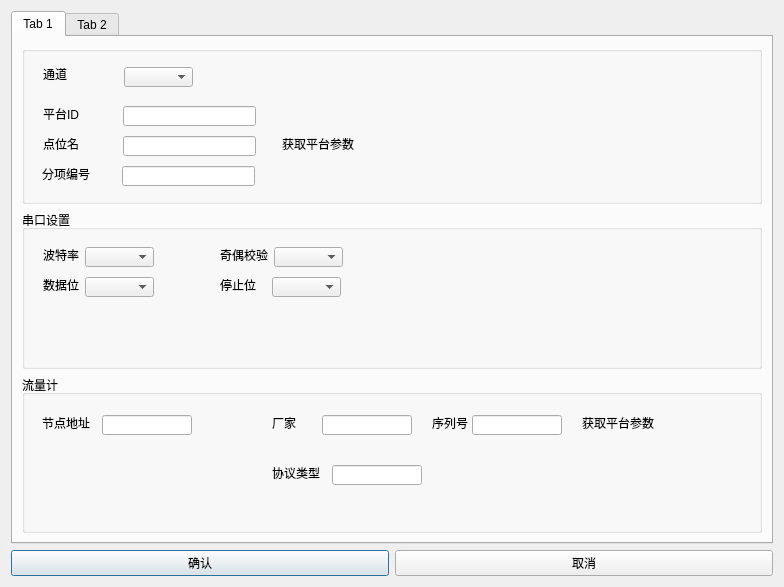
<?xml version="1.0" encoding="UTF-8"?>
<ui version="4.0">
 <class>SerialPort_Editer</class>
 <widget class="QDialog" name="SerialPort_Editer">
  <property name="geometry">
   <rect>
    <x>0</x>
    <y>0</y>
    <width>784</width>
    <height>587</height>
   </rect>
  </property>
  <property name="windowTitle">
   <string>Dialog</string>
  </property>
  <layout class="QHBoxLayout" name="horizontalLayout_2">
   <item>
    <layout class="QGridLayout" name="gridLayout">
     <item row="1" column="0">
      <layout class="QHBoxLayout" name="horizontalLayout">
       <item>
        <widget class="QPushButton" name="ConfirmBtn">
         <property name="text">
          <string>确认</string>
         </property>
        </widget>
       </item>
       <item>
        <widget class="QPushButton" name="CancelBtn">
         <property name="text">
          <string>取消</string>
         </property>
        </widget>
       </item>
      </layout>
     </item>
     <item row="0" column="0">
      <widget class="QTabWidget" name="tabWidget">
       <property name="currentIndex">
        <number>0</number>
       </property>
       <widget class="QWidget" name="BaseTab">
        <attribute name="title">
         <string>Tab 1</string>
        </attribute>
        <layout class="QGridLayout" name="gridLayout_2">
         <item row="0" column="0">
          <layout class="QVBoxLayout" name="verticalLayout_2">
           <item>
            <widget class="QGroupBox" name="groupBox">
             <property name="title">
              <string/>
             </property>
             <widget class="QLabel" name="label">
              <property name="geometry">
               <rect>
                <x>21</x>
                <y>20</y>
                <width>24</width>
                <height>16</height>
               </rect>
              </property>
              <property name="text">
               <string>通道</string>
              </property>
             </widget>
             <widget class="QComboBox" name="ChannelCBX">
              <property name="geometry">
               <rect>
                <x>102</x>
                <y>21</y>
                <width>69</width>
                <height>20</height>
               </rect>
              </property>
             </widget>
             <widget class="QLabel" name="label_2">
              <property name="geometry">
               <rect>
                <x>21</x>
                <y>60</y>
                <width>41</width>
                <height>16</height>
               </rect>
              </property>
              <property name="text">
               <string>平台ID</string>
              </property>
             </widget>
             <widget class="QLineEdit" name="SubPrjNameID">
              <property name="geometry">
               <rect>
                <x>101</x>
                <y>60</y>
                <width>133</width>
                <height>20</height>
               </rect>
              </property>
             </widget>
             <widget class="QLineEdit" name="SubPrjName">
              <property name="geometry">
               <rect>
                <x>101</x>
                <y>90</y>
                <width>133</width>
                <height>20</height>
               </rect>
              </property>
             </widget>
             <widget class="QLabel" name="label_17">
              <property name="geometry">
               <rect>
                <x>21</x>
                <y>90</y>
                <width>41</width>
                <height>16</height>
               </rect>
              </property>
              <property name="text">
               <string>点位名</string>
              </property>
             </widget>
             <widget class="QLineEdit" name="SubPrjNum">
              <property name="geometry">
               <rect>
                <x>100</x>
                <y>120</y>
                <width>133</width>
                <height>20</height>
               </rect>
              </property>
             </widget>
             <widget class="QLabel" name="label_18">
              <property name="geometry">
               <rect>
                <x>20</x>
                <y>120</y>
                <width>51</width>
                <height>16</height>
               </rect>
              </property>
              <property name="text">
               <string>分项编号</string>
              </property>
             </widget>
             <widget class="QLabel" name="Linklable">
              <property name="geometry">
               <rect>
                <x>260</x>
                <y>90</y>
                <width>91</width>
                <height>16</height>
               </rect>
              </property>
              <property name="text">
               <string>获取平台参数</string>
              </property>
             </widget>
            </widget>
           </item>
           <item>
            <widget class="QGroupBox" name="groupBox_2">
             <property name="title">
              <string>串口设置</string>
             </property>
             <widget class="QComboBox" name="ParityCBX">
              <property name="geometry">
               <rect>
                <x>252</x>
                <y>37</y>
                <width>69</width>
                <height>20</height>
               </rect>
              </property>
             </widget>
             <widget class="QLabel" name="label_6">
              <property name="geometry">
               <rect>
                <x>198</x>
                <y>37</y>
                <width>48</width>
                <height>16</height>
               </rect>
              </property>
              <property name="text">
               <string>奇偶校验</string>
              </property>
             </widget>
             <widget class="QLabel" name="label_7">
              <property name="geometry">
               <rect>
                <x>21</x>
                <y>67</y>
                <width>36</width>
                <height>16</height>
               </rect>
              </property>
              <property name="text">
               <string>数据位</string>
              </property>
             </widget>
             <widget class="QComboBox" name="BaudRateCBX">
              <property name="geometry">
               <rect>
                <x>63</x>
                <y>37</y>
                <width>69</width>
                <height>20</height>
               </rect>
              </property>
             </widget>
             <widget class="QComboBox" name="StopBitCBX">
              <property name="geometry">
               <rect>
                <x>250</x>
                <y>67</y>
                <width>69</width>
                <height>20</height>
               </rect>
              </property>
             </widget>
             <widget class="QComboBox" name="DataBitsCBX">
              <property name="geometry">
               <rect>
                <x>63</x>
                <y>67</y>
                <width>69</width>
                <height>20</height>
               </rect>
              </property>
             </widget>
             <widget class="QLabel" name="label_8">
              <property name="geometry">
               <rect>
                <x>21</x>
                <y>37</y>
                <width>36</width>
                <height>16</height>
               </rect>
              </property>
              <property name="text">
               <string>波特率</string>
              </property>
             </widget>
             <widget class="QLabel" name="label_5">
              <property name="geometry">
               <rect>
                <x>198</x>
                <y>67</y>
                <width>36</width>
                <height>16</height>
               </rect>
              </property>
              <property name="text">
               <string>停止位</string>
              </property>
             </widget>
            </widget>
           </item>
           <item>
            <widget class="QGroupBox" name="groupBox_4">
             <property name="title">
              <string>流量计</string>
             </property>
             <widget class="QLabel" name="label_4">
              <property name="geometry">
               <rect>
                <x>250</x>
                <y>40</y>
                <width>41</width>
                <height>16</height>
               </rect>
              </property>
              <property name="text">
               <string>厂家</string>
              </property>
             </widget>
             <widget class="QLineEdit" name="Protocol">
              <property name="geometry">
               <rect>
                <x>310</x>
                <y>90</y>
                <width>90</width>
                <height>20</height>
               </rect>
              </property>
             </widget>
             <widget class="QLineEdit" name="Manufacture">
              <property name="geometry">
               <rect>
                <x>450</x>
                <y>40</y>
                <width>90</width>
                <height>20</height>
               </rect>
              </property>
             </widget>
             <widget class="QLabel" name="label_20">
              <property name="geometry">
               <rect>
                <x>250</x>
                <y>90</y>
                <width>51</width>
                <height>16</height>
               </rect>
              </property>
              <property name="text">
               <string>协议类型</string>
              </property>
             </widget>
             <widget class="QLineEdit" name="SlaveID">
              <property name="geometry">
               <rect>
                <x>80</x>
                <y>40</y>
                <width>90</width>
                <height>20</height>
               </rect>
              </property>
             </widget>
             <widget class="QLabel" name="label_9">
              <property name="geometry">
               <rect>
                <x>20</x>
                <y>40</y>
                <width>51</width>
                <height>16</height>
               </rect>
              </property>
              <property name="text">
               <string>节点地址</string>
              </property>
             </widget>
             <widget class="QLabel" name="Linklable_2">
              <property name="geometry">
               <rect>
                <x>560</x>
                <y>40</y>
                <width>91</width>
                <height>16</height>
               </rect>
              </property>
              <property name="text">
               <string>获取平台参数</string>
              </property>
             </widget>
             <widget class="QLineEdit" name="Manufacture_Name">
              <property name="geometry">
               <rect>
                <x>300</x>
                <y>40</y>
                <width>90</width>
                <height>20</height>
               </rect>
              </property>
             </widget>
             <widget class="QLabel" name="label_10">
              <property name="geometry">
               <rect>
                <x>410</x>
                <y>40</y>
                <width>41</width>
                <height>16</height>
               </rect>
              </property>
              <property name="text">
               <string>序列号</string>
              </property>
             </widget>
            </widget>
           </item>
          </layout>
         </item>
        </layout>
       </widget>
       <widget class="QWidget" name="AlarmTab">
        <attribute name="title">
         <string>Tab 2</string>
        </attribute>
        <layout class="QGridLayout" name="gridLayout_4">
         <item row="0" column="0">
          <layout class="QVBoxLayout" name="verticalLayout">
           <item>
            <widget class="QGroupBox" name="groupBox_3">
             <property name="title">
              <string>报警开关</string>
             </property>
             <widget class="QCheckBox" name="EnableCBX">
              <property name="geometry">
               <rect>
                <x>10</x>
                <y>50</y>
                <width>59</width>
                <height>16</height>
               </rect>
              </property>
              <property name="text">
               <string>ENABLE</string>
              </property>
             </widget>
            </widget>
           </item>
          </layout>
         </item>
        </layout>
       </widget>
      </widget>
     </item>
    </layout>
   </item>
  </layout>
 </widget>
 <resources/>
 <connections/>
</ui>
